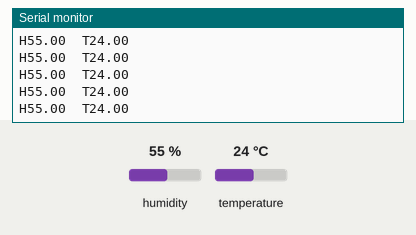
The sketch below on a simulated Arduino Uno, built with avr-gcc and run on an emulated ATmega328P. Parts: the last lines printed to the serial monitor. The inputs (shaded band) are chosen by the test bench; at power-on: humidity 55 %, temperature 24 °C.

Above: at 2.8 s.
2.9 s: humidity set to 22 %
At 4.21 s:
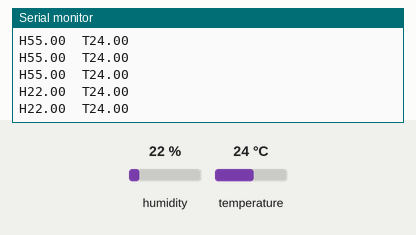
5.6 s: temperature set to 12 °C
At 6.14 s:
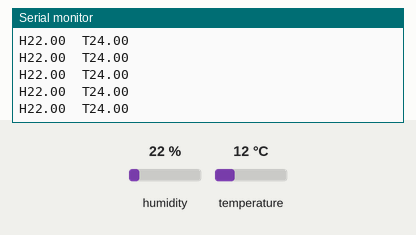
8.3 s: humidity set to 40 %
At 8.39 s:
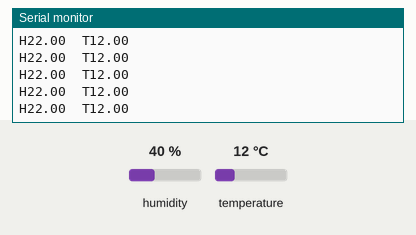
Timing chart, 0 to 11.3 s (numbered marks = the images above; inputs shaded):
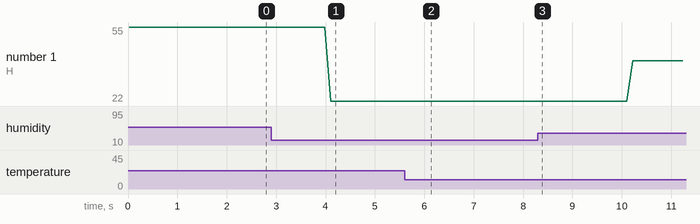

The sketch:

dht11.ino
```cpp
#include <DHT.h> // Librería para el DHT11/DHT22
#define DHTPIN 2 // Pin digital donde se conecta el sensor
#define DHTTYPE DHT11 //Definición del tipo de sensor

DHT dht(DHTPIN, DHTTYPE); // Se inicializa el sensor DHT11

void setup() {
    Serial.begin(9600); //Se inicializa la comunicación en serie con baurate a 9600
    dht.begin(); // Comienza el sensor DHT
}

void loop() {
  //delay(5000); // Espera de 5 segundos entre medidas

  float h = dht.readHumidity(); // Lectura de la humedad
  float t = dht.readTemperature(); // Lectura de la temperatura en grados centígrados (por defecto)

   // Comprobamos si ha habido algún error en la lectura
  if (isnan(h) || isnan(t)) {
    Serial.println("Error obteniendo los datos del sensor DHT11");
    return;
  }


  Serial.print("H");
  Serial.print(h);
  Serial.print("\t");

  Serial.print("T");
  Serial.println(t);
  //Serial.println(" ºC ");
  delay(100);


}
```

Measured:
- after the input at 2.9 s, the serial monitor: prints a new line after 1.2 s (image 1)
- plotted number 1: 55 → 22 after the input at 2.9 s, 22 → 40 after the input at 8.3 s
